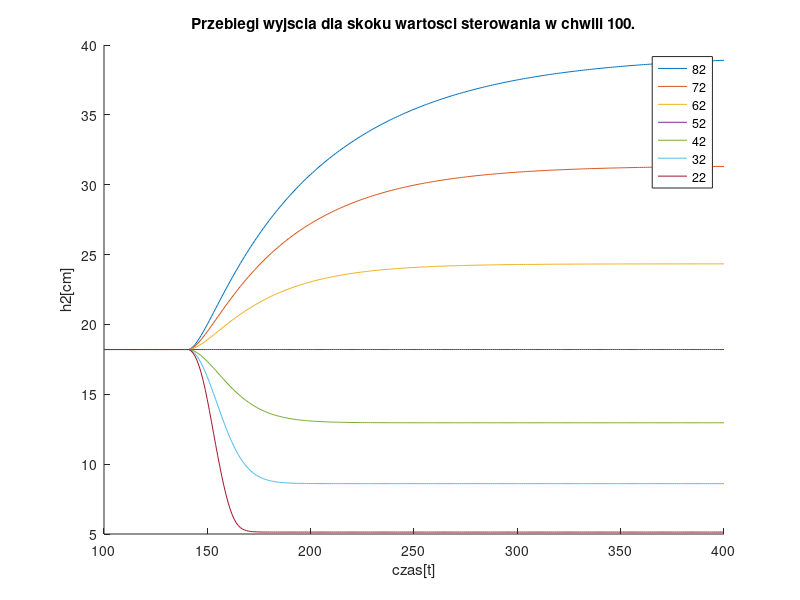
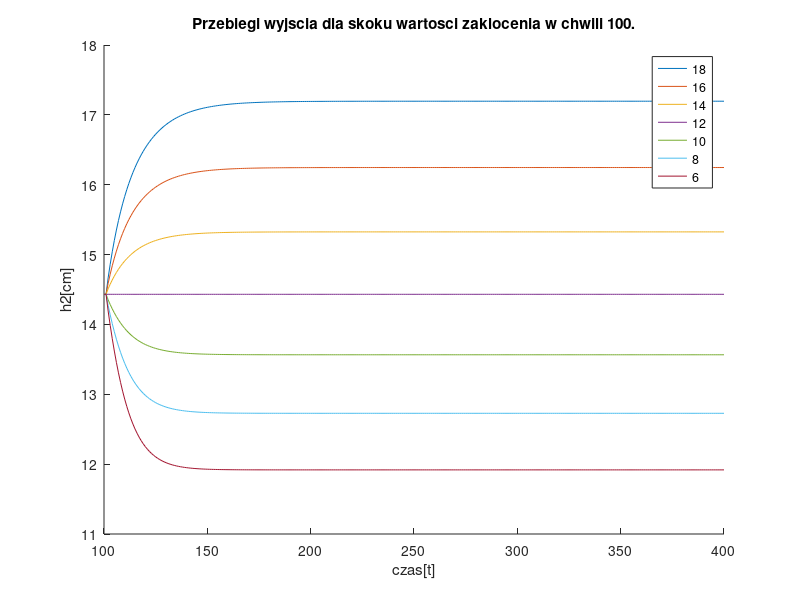

The MATLAB source for these figures, in order:
clear;

n = 400;
C1 = 0.95;
C2 = 0.95;
a1 = 17;
a2 = 15;
tau = 40;
start = 100;

% punkt pracy
F10 = 52;
FD0 = 12;
h10 = 14.1730;
h20 = 18.2044;

V10 = C1*h10^2;
V20 = C2*h20^2;

figure
title('Przebiegi wyjscia dla skoku wartosci sterowania w chwili 100.')
xlabel('czas[t]')
ylabel('h2[cm]')
hold on
for i = 82:-10:22
    F1in = F10 * ones(1,n);
    F1in(start:n) = i;
    F1 = F10 * ones(1,n);
    FD = FD0 * ones(1,n);
    h1 = h10 * ones(1,n);
    h2 = h20 * ones(1,n);
    V1 = C1*h10*h10 * ones(1,n);
    V2 = C2*h20*h20 * ones(1,n);
    for t = tau+1 : n
        F1(t) = F1in(t-tau);
        V1(1,t) = V1(1,t-1) + F1(t-1)+ FD(t-1) - a1*h1(1,t-1)^0.5;
        V2(1,t) = V2(1,t-1) + a1*h1(1,t-1)^0.5 - a2*h2(1,t-1)^0.5;
        h1(1,t) = (V1(1,t)/C1)^0.5;
        h2(1,t) = (V2(1,t)/C2)^0.5;
    end
    plot(start:n,h2(1,start:end))
    legend('82', '72', '62', '52', '42','32', '22')
end


figure
title('Przebiegi wyjscia dla skoku wartosci zaklocenia w chwili 100.')
xlabel('czas[t]')
ylabel('h2[cm]')
hold on
for i = 18:-2:6
    F1in = F10 * ones(1,n);
    F1 = F10 * ones(1,n);
    FD = FD0 * ones(1,n);
    FD(start:n) = i;
    h1 = h10 * ones(1,n);
    h2 = h20 * ones(1,n);
    V1 = C1*h10*h10 * ones(1,n);
    V2 = C2*h20*h20 * ones(1,n);
    for t = tau+1 : n
        F1(t) = F1in(t-tau);
        V1(1,t) = V1(1,t-1) + F1(t-1)+ FD(t-1) - a1*h1(1,t-1)^0.5;
        V2(1,t) = V1(1,t-1) + a1*h1(1,t-1)^0.5 - a2*h2(1,t-1)^0.5;
        h1(1,t) = (V1(1,t)/C1)^0.5;
        h2(1,t) = (V2(1,t)/C2)^0.5;
    end
    plot(start:n,h2(1,start:end))
end
legend('18','16', '14', '12', '10', '8','6')